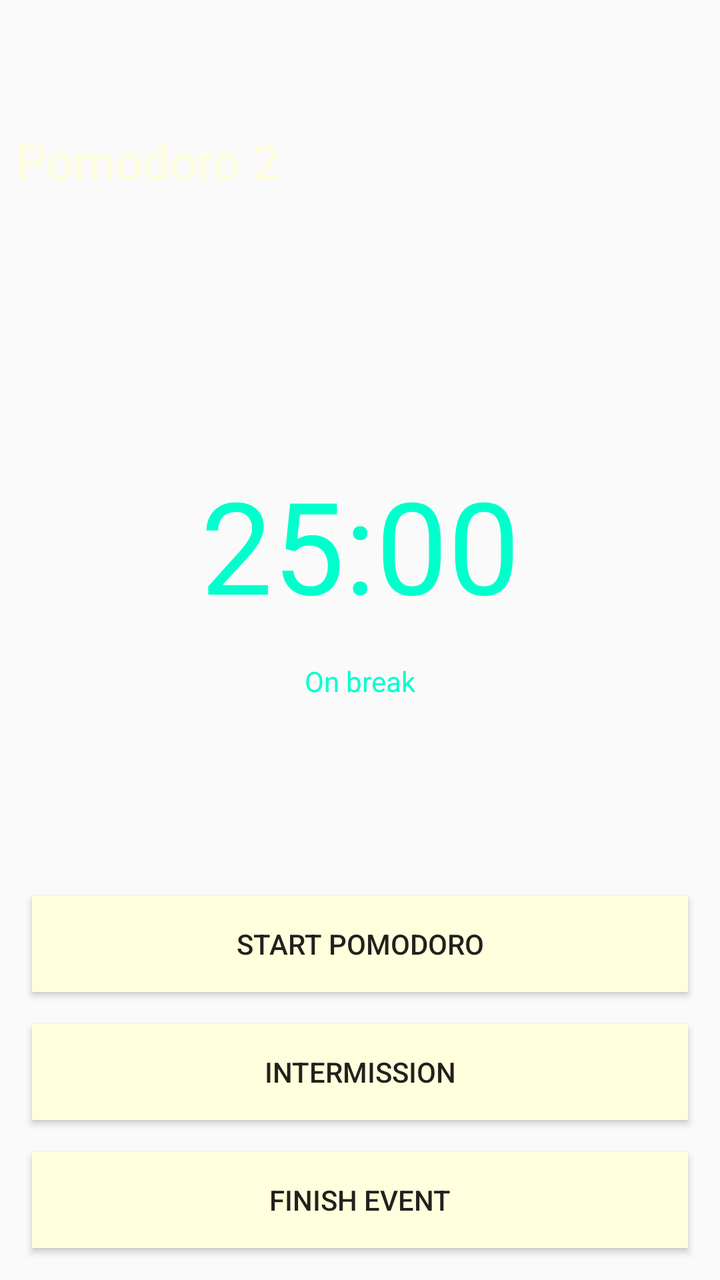
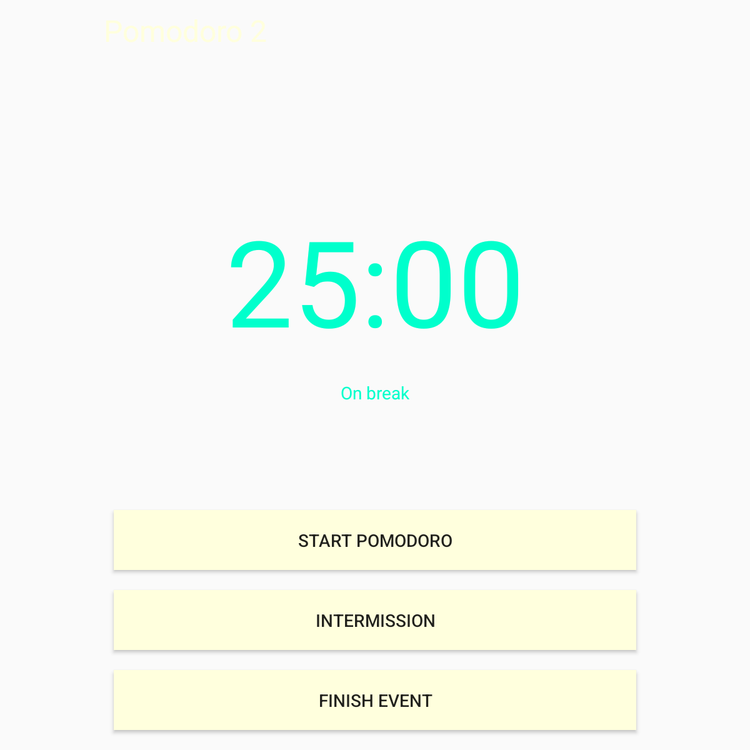

The same Android screen from two of the app's own layout files: first res/layout/ as a phone draws it, then the repository's variant for another configuration, drawn on a device whose configuration selects that folder. Both files follow.
<!-- AndroidManifest.xml: application theme AppTheme -->
<!-- res/layout/content_event_timer.xml -->
<?xml version="1.0" encoding="utf-8"?>
<android.support.constraint.ConstraintLayout xmlns:android="http://schemas.android.com/apk/res/android"
    xmlns:app="http://schemas.android.com/apk/res-auto"
    xmlns:tools="http://schemas.android.com/tools"
    android:layout_width="match_parent"
    android:layout_height="match_parent"
    tools:context="com.operationalsystems.pomodorotimer.EventTimerActivity"
    tools:showIn="@layout/activity_event_timer"
    android:layout_marginTop="?attr/actionBarSize"
    >

    <TextView
        android:id="@+id/text_pomodoro_name"
        android:layout_width="wrap_content"
        android:layout_height="wrap_content"
        android:layout_marginTop="@dimen/small_layout_margin"
        android:textAppearance="@style/PomodoroDisplayText"
        app:layout_constraintTop_toTopOf="parent"
        app:layout_constraintStart_toStartOf="parent"
        app:layout_constraintLeft_toLeftOf="parent"
        android:layout_marginStart="8dp"
        android:layout_marginLeft="8dp"
        tools:text="Pomodoro 2" />

    <Button
        android:id="@+id/button_toggle_state"
        android:layout_width="0dp"
        android:layout_height="wrap_content"
        android:layout_marginBottom="@dimen/base_layout_margin"
        android:layout_marginStart="@dimen/base_layout_margin"
        android:layout_marginEnd="@dimen/base_layout_margin"
        android:text="@string/next_pomodoro_btn"
        style="@style/PomodoroButton"
        app:layout_constraintBottom_toTopOf="@+id/button_intermission"
        app:layout_constraintStart_toStartOf="parent"
        app:layout_constraintEnd_toEndOf="parent"
        app:layout_constraintLeft_toLeftOf="parent"
        app:layout_constraintRight_toRightOf="parent"/>

    <Button
        android:id="@+id/button_intermission"
        android:layout_width="0dp"
        android:layout_height="wrap_content"
        android:layout_marginBottom="@dimen/base_layout_margin"
        android:layout_marginStart="@dimen/base_layout_margin"
        android:layout_marginEnd="@dimen/base_layout_margin"
        android:visibility="visible"
        android:text="@string/intermission_btn"
        style="@style/PomodoroButton"
        app:layout_constraintBottom_toTopOf="@+id/button_end_event"
        app:layout_constraintStart_toStartOf="parent"
        app:layout_constraintEnd_toEndOf="parent"
        app:layout_constraintLeft_toLeftOf="parent"
        app:layout_constraintRight_toRightOf="parent"/>

    <Button
        android:id="@+id/button_end_event"
        android:layout_width="0dp"
        android:layout_height="wrap_content"
        android:layout_marginBottom="@dimen/base_layout_margin"
        android:layout_marginStart="@dimen/base_layout_margin"
        android:layout_marginEnd="@dimen/base_layout_margin"
        style="@style/PomodoroButton"
        app:layout_constraintBottom_toBottomOf="parent"
        app:layout_constraintStart_toStartOf="parent"
        app:layout_constraintEnd_toEndOf="parent"
        app:layout_constraintLeft_toLeftOf="parent"
        app:layout_constraintRight_toRightOf="parent"
        android:text="@string/end_event_btn" />

    <TextView
        android:id="@+id/text_timer_count"
        android:layout_width="wrap_content"
        android:layout_height="wrap_content"
        android:textAppearance="@style/PomodoroBreakTimerText"
        app:layout_constraintTop_toBottomOf="@+id/text_pomodoro_name"
        app:layout_constraintBottom_toTopOf="@id/button_toggle_state"
        app:layout_constraintStart_toStartOf="parent"
        app:layout_constraintEnd_toEndOf="parent"
        tools:text="25:00"
        android:layout_marginLeft="8dp"
        app:layout_constraintLeft_toLeftOf="parent"
        android:layout_marginRight="8dp"
        app:layout_constraintRight_toRightOf="parent" />

    <TextView
        android:id="@+id/text_current_status"
        android:layout_width="wrap_content"
        android:layout_height="wrap_content"
        tools:textColor="@color/breakColor"
        android:layout_marginTop="@dimen/base_layout_margin"
        app:layout_constraintTop_toBottomOf="@+id/text_timer_count"
        app:layout_constraintStart_toStartOf="parent"
        app:layout_constraintEnd_toEndOf="parent"
        app:layout_constraintLeft_toLeftOf="parent"
        app:layout_constraintRight_toRightOf="parent"
        tools:text="On break"/>

</android.support.constraint.ConstraintLayout>
<!-- res/layout/activity_event_timer.xml (included above) -->
<?xml version="1.0" encoding="utf-8"?>
<android.support.design.widget.CoordinatorLayout xmlns:android="http://schemas.android.com/apk/res/android"
    xmlns:app="http://schemas.android.com/apk/res-auto"
    xmlns:tools="http://schemas.android.com/tools"
    android:layout_width="match_parent"
    android:layout_height="match_parent"
    android:background="@color/colorPrimaryDark"
    tools:context="com.operationalsystems.pomodorotimer.EventTimerActivity">

    <android.support.design.widget.AppBarLayout
        android:layout_width="match_parent"
        android:layout_height="wrap_content"
        android:theme="@style/AppTheme.AppBarOverlay">

        <android.support.v7.widget.Toolbar
            android:id="@+id/toolbar"
            android:layout_width="match_parent"
            android:layout_height="?attr/actionBarSize"
            android:background="?attr/colorPrimary"
            app:popupTheme="@style/AppTheme.PopupOverlay" />

    </android.support.design.widget.AppBarLayout>

    <include layout="@layout/content_event_timer" />

</android.support.design.widget.CoordinatorLayout>
<!-- resources referenced by this layout -->
<resources>
  <color name="breakColor">#00FFCC</color>
  <color name="colorPrimaryDark">#1A66A1</color>
  <dimen name="base_layout_margin">16dp</dimen>
  <dimen name="small_layout_margin">8dp</dimen>
  <string name="end_event_btn">Finish Event</string>
  <string name="intermission_btn">Intermission</string>
  <string name="next_pomodoro_btn">Start Pomodoro</string>
  <style name="AppTheme.AppBarOverlay" parent="ThemeOverlay.AppCompat.Dark.ActionBar" />
  <style name="AppTheme.PopupOverlay" parent="ThemeOverlay.AppCompat.Light" />
  <style name="PomodoroBreakTimerText" parent="PomodoroTimerText">
          <item name="android:textColor">@color/breakTimerColor</item>
      </style>
  <style name="PomodoroButton" parent="Widget.AppCompat.Button">
          <item name="android:background">@color/pomodoroButtonBackground</item>
      </style>
  <style name="PomodoroDisplayText" parent="TextAppearance.AppCompat.Display1">
          <item name="android:textSize">24sp</item>
          <item name="android:textColor">@color/lightText</item>
      </style>
  <style name="AppTheme" parent="Theme.AppCompat.Light.DarkActionBar">
          
          <item name="colorPrimary">@color/colorPrimary</item>
          <item name="colorPrimaryDark">@color/colorPrimaryDark</item>
          <item name="colorAccent">@color/colorAccent</item>
      </style>
  <style name="PomodoroTimerText" parent="TextAppearance.AppCompat">
          <item name="android:textSize">64sp</item>
      </style>
  <color name="breakTimerColor">@color/breakColor</color>
  <color name="pomodoroButtonBackground">@color/lightText</color>
  <color name="lightText">#FFFFDD</color>
  <color name="colorPrimary">#1B75BB</color>
  <color name="colorAccent">#8BC53F</color>
</resources>
<!-- res/layout-w600dp-port/content_event_timer.xml (the repository's variant of the layout above) -->
<!-- drawn on a 7-inch tablet held upright -->
<?xml version="1.0" encoding="utf-8"?>
<android.support.constraint.ConstraintLayout xmlns:android="http://schemas.android.com/apk/res/android"
    xmlns:app="http://schemas.android.com/apk/res-auto"
    xmlns:tools="http://schemas.android.com/tools"
    android:layout_width="450dp"
    android:layout_height="600dp"
    app:layout_behavior="@string/appbar_scrolling_view_behavior"
    tools:context="com.operationalsystems.pomodorotimer.EventTimerActivity"
    tools:showIn="@layout/activity_event_timer"
    android:layout_gravity="center">

    <TextView
        android:id="@+id/text_pomodoro_name"
        android:layout_width="wrap_content"
        android:layout_height="wrap_content"
        android:layout_marginTop="@dimen/small_layout_margin"
        android:textAppearance="@style/PomodoroDisplayText"
        app:layout_constraintTop_toTopOf="parent"
        app:layout_constraintStart_toStartOf="parent"
        app:layout_constraintLeft_toLeftOf="parent"
        android:layout_marginStart="8dp"
        android:layout_marginLeft="8dp"
        tools:text="Pomodoro 2" />

    <TextView
        android:id="@+id/text_timer_count"
        android:layout_width="wrap_content"
        android:layout_height="wrap_content"
        android:textAppearance="@style/PomodoroBreakTimerText"
        android:textSize="@dimen/xlarge_timer_text"
        app:layout_constraintTop_toBottomOf="@+id/text_pomodoro_name"
        app:layout_constraintBottom_toTopOf="@id/button_toggle_state"
        app:layout_constraintStart_toStartOf="parent"
        app:layout_constraintEnd_toEndOf="parent"
        tools:text="25:00"
        android:layout_marginLeft="8dp"
        app:layout_constraintLeft_toLeftOf="parent"
        android:layout_marginRight="8dp"
        app:layout_constraintRight_toRightOf="parent" />

    <TextView
        android:id="@+id/text_current_status"
        android:layout_width="wrap_content"
        android:layout_height="wrap_content"
        tools:textColor="@color/breakColor"
        android:layout_marginTop="@dimen/base_layout_margin"
        app:layout_constraintTop_toBottomOf="@+id/text_timer_count"
        app:layout_constraintStart_toStartOf="parent"
        app:layout_constraintEnd_toEndOf="parent"
        app:layout_constraintLeft_toLeftOf="parent"
        app:layout_constraintRight_toRightOf="parent"
        tools:text="On break"/>

    <Button
        android:id="@+id/button_toggle_state"
        android:layout_width="0dp"
        android:layout_height="wrap_content"
        android:layout_marginBottom="@dimen/base_layout_margin"
        android:layout_marginStart="@dimen/base_layout_margin"
        android:layout_marginEnd="@dimen/base_layout_margin"
        android:text="@string/next_pomodoro_btn"
        style="@style/PomodoroButton"
        app:layout_constraintBottom_toTopOf="@+id/button_intermission"
        app:layout_constraintStart_toStartOf="parent"
        app:layout_constraintEnd_toEndOf="parent"
        app:layout_constraintLeft_toLeftOf="parent"
        app:layout_constraintRight_toRightOf="parent"/>

    <Button
        android:id="@+id/button_intermission"
        android:layout_width="0dp"
        android:layout_height="wrap_content"
        android:layout_marginBottom="@dimen/base_layout_margin"
        android:layout_marginStart="@dimen/base_layout_margin"
        android:layout_marginEnd="@dimen/base_layout_margin"
        android:visibility="visible"
        android:text="@string/intermission_btn"
        style="@style/PomodoroButton"
        app:layout_constraintBottom_toTopOf="@+id/button_end_event"
        app:layout_constraintStart_toStartOf="parent"
        app:layout_constraintEnd_toEndOf="parent"
        app:layout_constraintLeft_toLeftOf="parent"
        app:layout_constraintRight_toRightOf="parent"/>

    <Button
        android:id="@+id/button_end_event"
        android:layout_width="0dp"
        android:layout_height="wrap_content"
        android:layout_marginBottom="@dimen/base_layout_margin"
        android:layout_marginStart="@dimen/base_layout_margin"
        android:layout_marginEnd="@dimen/base_layout_margin"
        style="@style/PomodoroButton"
        app:layout_constraintBottom_toBottomOf="parent"
        app:layout_constraintStart_toStartOf="parent"
        app:layout_constraintEnd_toEndOf="parent"
        app:layout_constraintLeft_toLeftOf="parent"
        app:layout_constraintRight_toRightOf="parent"
        android:text="@string/end_event_btn" />

</android.support.constraint.ConstraintLayout>
<!-- res/layout/content_event_timer.xml (included above) -->
<?xml version="1.0" encoding="utf-8"?>
<android.support.constraint.ConstraintLayout xmlns:android="http://schemas.android.com/apk/res/android"
    xmlns:app="http://schemas.android.com/apk/res-auto"
    xmlns:tools="http://schemas.android.com/tools"
    android:layout_width="match_parent"
    android:layout_height="match_parent"
    tools:context="com.operationalsystems.pomodorotimer.EventTimerActivity"
    tools:showIn="@layout/activity_event_timer"
    android:layout_marginTop="?attr/actionBarSize"
    >

    <TextView
        android:id="@+id/text_pomodoro_name"
        android:layout_width="wrap_content"
        android:layout_height="wrap_content"
        android:layout_marginTop="@dimen/small_layout_margin"
        android:textAppearance="@style/PomodoroDisplayText"
        app:layout_constraintTop_toTopOf="parent"
        app:layout_constraintStart_toStartOf="parent"
        app:layout_constraintLeft_toLeftOf="parent"
        android:layout_marginStart="8dp"
        android:layout_marginLeft="8dp"
        tools:text="Pomodoro 2" />

    <Button
        android:id="@+id/button_toggle_state"
        android:layout_width="0dp"
        android:layout_height="wrap_content"
        android:layout_marginBottom="@dimen/base_layout_margin"
        android:layout_marginStart="@dimen/base_layout_margin"
        android:layout_marginEnd="@dimen/base_layout_margin"
        android:text="@string/next_pomodoro_btn"
        style="@style/PomodoroButton"
        app:layout_constraintBottom_toTopOf="@+id/button_intermission"
        app:layout_constraintStart_toStartOf="parent"
        app:layout_constraintEnd_toEndOf="parent"
        app:layout_constraintLeft_toLeftOf="parent"
        app:layout_constraintRight_toRightOf="parent"/>

    <Button
        android:id="@+id/button_intermission"
        android:layout_width="0dp"
        android:layout_height="wrap_content"
        android:layout_marginBottom="@dimen/base_layout_margin"
        android:layout_marginStart="@dimen/base_layout_margin"
        android:layout_marginEnd="@dimen/base_layout_margin"
        android:visibility="visible"
        android:text="@string/intermission_btn"
        style="@style/PomodoroButton"
        app:layout_constraintBottom_toTopOf="@+id/button_end_event"
        app:layout_constraintStart_toStartOf="parent"
        app:layout_constraintEnd_toEndOf="parent"
        app:layout_constraintLeft_toLeftOf="parent"
        app:layout_constraintRight_toRightOf="parent"/>

    <Button
        android:id="@+id/button_end_event"
        android:layout_width="0dp"
        android:layout_height="wrap_content"
        android:layout_marginBottom="@dimen/base_layout_margin"
        android:layout_marginStart="@dimen/base_layout_margin"
        android:layout_marginEnd="@dimen/base_layout_margin"
        style="@style/PomodoroButton"
        app:layout_constraintBottom_toBottomOf="parent"
        app:layout_constraintStart_toStartOf="parent"
        app:layout_constraintEnd_toEndOf="parent"
        app:layout_constraintLeft_toLeftOf="parent"
        app:layout_constraintRight_toRightOf="parent"
        android:text="@string/end_event_btn" />

    <TextView
        android:id="@+id/text_timer_count"
        android:layout_width="wrap_content"
        android:layout_height="wrap_content"
        android:textAppearance="@style/PomodoroBreakTimerText"
        app:layout_constraintTop_toBottomOf="@+id/text_pomodoro_name"
        app:layout_constraintBottom_toTopOf="@id/button_toggle_state"
        app:layout_constraintStart_toStartOf="parent"
        app:layout_constraintEnd_toEndOf="parent"
        tools:text="25:00"
        android:layout_marginLeft="8dp"
        app:layout_constraintLeft_toLeftOf="parent"
        android:layout_marginRight="8dp"
        app:layout_constraintRight_toRightOf="parent" />

    <TextView
        android:id="@+id/text_current_status"
        android:layout_width="wrap_content"
        android:layout_height="wrap_content"
        tools:textColor="@color/breakColor"
        android:layout_marginTop="@dimen/base_layout_margin"
        app:layout_constraintTop_toBottomOf="@+id/text_timer_count"
        app:layout_constraintStart_toStartOf="parent"
        app:layout_constraintEnd_toEndOf="parent"
        app:layout_constraintLeft_toLeftOf="parent"
        app:layout_constraintRight_toRightOf="parent"
        tools:text="On break"/>

</android.support.constraint.ConstraintLayout>
<!-- resources referenced by the variant -->
<!-- as a 7-inch tablet held upright resolves them -->
<resources>
  <color name="breakColor">#00FFCC</color>
  <color name="colorPrimaryDark">#1A66A1</color>
  <dimen name="base_layout_margin">16dp</dimen>
  <dimen name="small_layout_margin">8dp</dimen>
  <dimen name="xlarge_timer_text">96sp</dimen>
  <string name="end_event_btn">Finish Event</string>
  <string name="intermission_btn">Intermission</string>
  <string name="next_pomodoro_btn">Start Pomodoro</string>
  <style name="AppTheme.AppBarOverlay" parent="ThemeOverlay.AppCompat.Dark.ActionBar" />
  <style name="AppTheme.PopupOverlay" parent="ThemeOverlay.AppCompat.Light" />
  <style name="PomodoroBreakTimerText" parent="PomodoroTimerText">
          <item name="android:textColor">@color/breakTimerColor</item>
      </style>
  <style name="PomodoroButton" parent="Widget.AppCompat.Button">
          <item name="android:background">@color/pomodoroButtonBackground</item>
      </style>
  <style name="PomodoroDisplayText" parent="TextAppearance.AppCompat.Display1">
          <item name="android:textSize">24sp</item>
          <item name="android:textColor">@color/lightText</item>
      </style>
  <style name="AppTheme" parent="Theme.AppCompat.Light.DarkActionBar">
          
          <item name="colorPrimary">@color/colorPrimary</item>
          <item name="colorPrimaryDark">@color/colorPrimaryDark</item>
          <item name="colorAccent">@color/colorAccent</item>
      </style>
  <style name="PomodoroTimerText" parent="TextAppearance.AppCompat">
          <item name="android:textSize">64sp</item>
      </style>
  <color name="breakTimerColor">@color/breakColor</color>
  <color name="pomodoroButtonBackground">@color/lightText</color>
  <color name="lightText">#FFFFDD</color>
  <color name="colorPrimary">#1B75BB</color>
  <color name="colorAccent">#8BC53F</color>
</resources>
